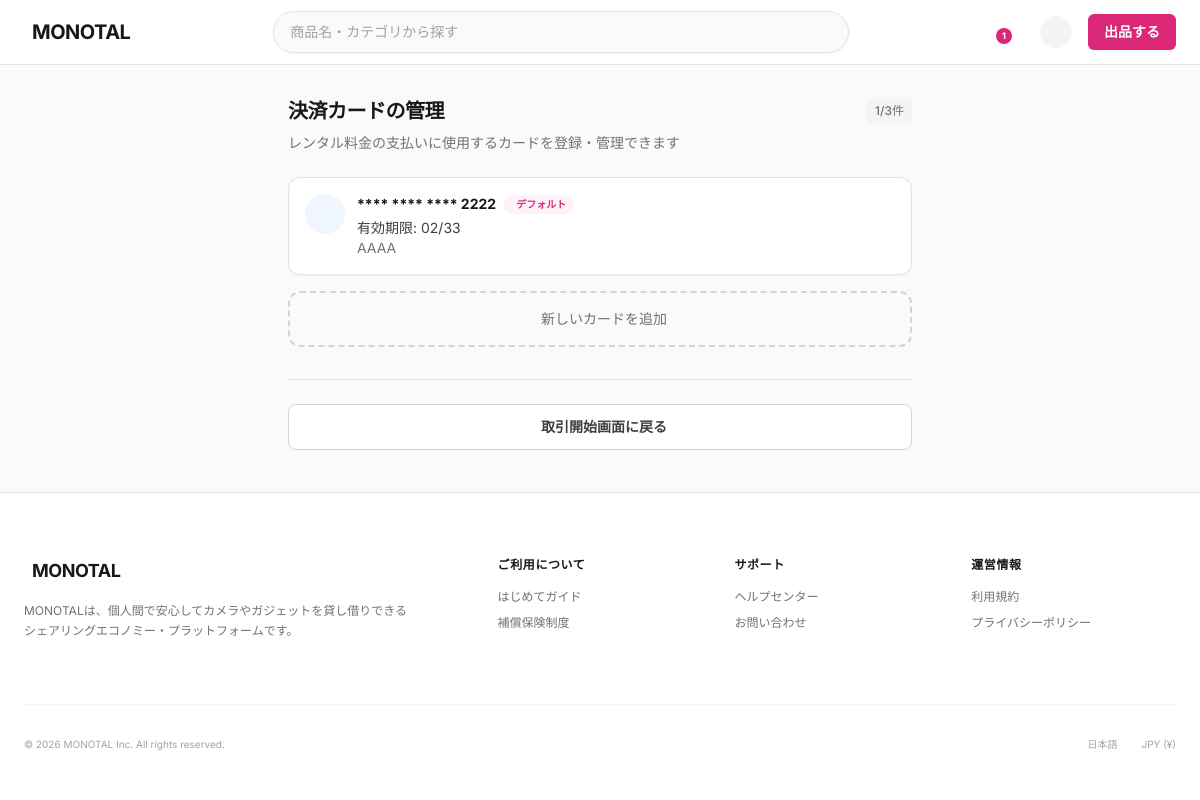
Page /monotal/rental-request/1/start/cards/ (signed in) on the committed database.
### monotal/models.py (models this page shows, shortened)
class CreditCard(models.Model):
    credit_card_id = models.AutoField(primary_key=True)
    user = models.ForeignKey(
        User,
        on_delete=models.CASCADE,
        related_name='credit_cards',
        db_column='user_id'
    )
    card_number_last4 = models.CharField(max_length=4)  # カード番号下4桁
    expiry_month = models.IntegerField()  # 有効期限（月）
    expiry_year = models.IntegerField()  # 有効期限（年）
    card_holder_name = models.CharField(max_length=100)  # カード名義人
    is_default = models.BooleanField(default=False)  # デフォルトカードフラグ
    register_datetime = models.DateTimeField(auto_now_add=True)
    update_datetime = models.DateTimeField(auto_now=True)
    class Meta:
        db_table = 'T_CreditCard'
        verbose_name = 'クレジットカード'
        verbose_name_plural = 'クレジットカード'
    @property
    def masked_card_number(self):
        return f"**** **** **** {self.card_number_last4}"
    @property
    def expiry_display(self):
        return f"{self.expiry_month:02d}/{str(self.expiry_year)[-2:]}"

### monotal/views.py (the view, shortened to what this page needs)
class RentalCardManageView(LoginRequiredMixin, View):
    login_url = '/monotal/login/'
    def get(self, request, request_id, *args, **kwargs):
        try:
            rental_request = RentalRequest.objects.get(
                rental_request_id=request_id,
                requester_user=request.user,
                rental_request_status_id=RENTAL_REQUEST_STATUS_APPROVED
            )
        except RentalRequest.DoesNotExist:
            messages.error(request, '申請が見つかりません')
            return redirect('mypage_rental_management')
        credit_cards = CreditCard.objects.filter(
            user=request.user
        ).order_by('-is_default', '-register_datetime')
        context = {
            'credit_cards': credit_cards,
            'card_count': credit_cards.count(),
            'max_cards': MAX_CREDIT_CARDS,
            'can_add_card': credit_cards.count() < MAX_CREDIT_CARDS,
            'back_url': reverse('rental_start_page', kwargs={'request_id': request_id}),
            'back_text': '取引開始画面に戻る',
            'page_title': '決済カードの管理',
            'request_id': request_id,
            'current_page': 'rental_card_manage',
        }
        return render(request, 'rental_card_manage.html', context)

### monotal/context_processors.py (called while the page is built)
def rental_context(request):
    context = {
        'pending_rental_count': 0,
    }
    if request.user.is_authenticated:
        qs = RentalRequest.objects.filter(
            Q(requested_user=request.user) | Q(requester_user=request.user),
        ).exclude(
            rental_request_status_id__in=[3, 4, 5]  # 拒否・キャンセル・完了を除外
        )
        context['pending_rental_count'] = qs.count()
        import sys
        print(f"[rental_context] user={request.user.user_name} count={qs.count()} query={qs.query}", file=sys.stderr)
    return context

def notification_context(request):
    context = {
        'unread_notification_count': 0,
    }
    if request.user.is_authenticated:
        read_notification_ids = NotificationRead.objects.filter(
            user=request.user,
            notification_read_status_id=2  # 既読
        ).values_list('notification_id', flat=True)
        target_notification_ids = NotificationTargetUser.objects.filter(
            user=request.user
        ).values_list('notification_id', flat=True)
        context['unread_notification_count'] = target_notification_ids.exclude(
            notification_id__in=read_notification_ids
        ).count()
    return context

### templates/rental_card_manage.html (shortened to what this page needs)
{% extends 'base.html' %}
{% load static %}
{% block extra_css %}
<link rel="stylesheet" href="{% static 'css/create-sell.css' %}">
{% endblock %}
{% block content %}
<main class="mx-auto max-w-2xl w-full px-4 lg:px-6 py-8">
    <div class="mb-6">
        <div class="flex items-center justify-between">
            <h1 class="text-xl font-bold tracking-tight text-zinc-900">{{ page_title }}</h1>
            <span class="text-xs font-medium text-zinc-500 bg-zinc-100 px-2 py-1 rounded">{{ card_count }}/{{ max_cards }}件</span>
        </div>
        <p class="mt-2 text-sm text-zinc-500">レンタル料金の支払いに使用するカードを登録・管理できます</p>
    </div>
    <div class="space-y-3" id="cardList">
        {% for card in credit_cards %}
        <div class="bg-white rounded-xl border border-zinc-200 shadow-sm p-4 hover:border-zinc-300 transition-colors" data-card-id="{{ card.credit_card_id }}">
            <div class="flex items-start gap-3">
                <div class="flex-shrink-0 h-10 w-10 rounded-full bg-blue-50 flex items-center justify-center text-blue-500">
                </div>
                <div class="flex-1 min-w-0">
                    <div class="flex items-center gap-2 mb-1">
                        <span class="text-sm font-bold text-zinc-900">{{ card.masked_card_number }}</span>
                        {% if card.is_default %}
                        <span class="inline-flex items-center gap-1 text-[10px] font-bold text-pink-600 bg-pink-50 px-2 py-0.5 rounded-full">
                            デフォルト
                        </span>
                        {% endif %}
                    </div>
                    <p class="text-sm text-zinc-700">有効期限: {{ card.expiry_display }}</p>
                    <p class="text-sm text-zinc-500">{{ card.card_holder_name }}</p>
                </div>
                <div class="flex-shrink-0 flex gap-1">
                    <button type="button" class="delete-card-btn p-2 text-zinc-400 hover:text-red-500 hover:bg-red-50 rounded-lg transition-colors"
                            data-card-id="{{ card.credit_card_id }}"
                            title="削除">
                    </button>
                </div>
            </div>
        </div>
        {% endfor %}
    </div>
    {% if card_count > 0 and can_add_card %}
    <div class="mt-4">
        <button type="button" id="openAddModalBtn" class="w-full flex items-center justify-center gap-2 rounded-xl border-2 border-dashed border-zinc-300 py-4 text-sm font-medium text-zinc-500 hover:border-pink-300 hover:text-pink-600 hover:bg-pink-50 transition-all">
            新しいカードを追加
        </button>
    </div>
    {% endif %}
    <div class="mt-8 pt-6 border-t border-zinc-200">
        <a href="{{ back_url }}" class="w-full flex items-center justify-center gap-2 rounded-lg border border-zinc-300 bg-white px-4 py-3 text-sm font-bold text-zinc-700 hover:bg-zinc-50 hover:border-zinc-400 transition-colors">
            {{ back_text|default:"取引開始画面に戻る" }}
        </a>
    </div>
</main>
{% endblock %}

### statics/css/create-sell.css (style rules this page uses)
body { font-family: 'Inter', -apple-system, BlinkMacSystemFont, 'Segoe UI', Roboto, sans-serif; background-color: #fafafa; color: #18181b; -webkit-font-smoothing: antialiased; margin: 0; padding: 0; }

### templates/base.html (style rules this page uses)
body { font-family: 'Inter', sans-serif; }

### rows in the picture
CreditCard: masked_card_number "**** **** **** 2222", is_default "デフォルト", expiry_display "02/33", card_holder_name "AAAA"

### other values in the picture
{{ pending_rental_count }} "1"
{{ page_title }} "決済カードの管理"
{{ card_count }} "1"
{{ max_cards }} "3"
{{ back_text|default:"取引開始画面に戻る" }} "取引開始画面に戻る"
